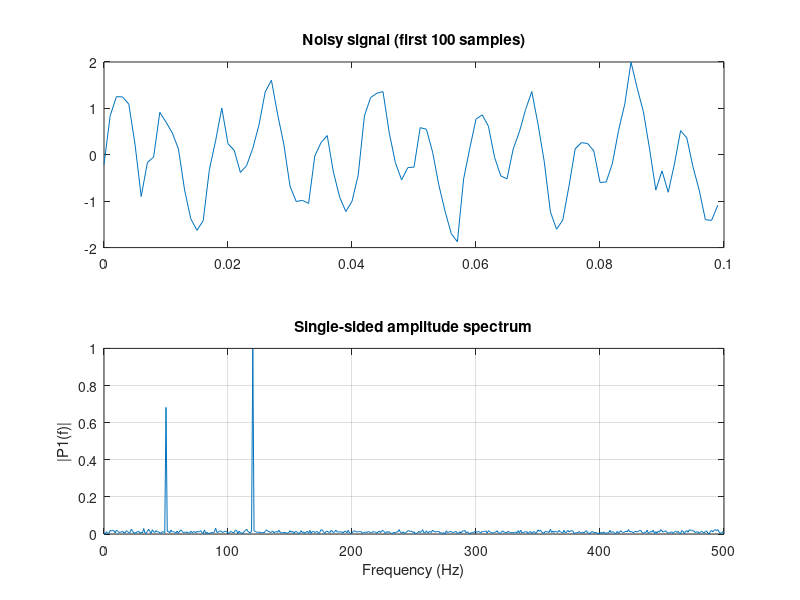

MATLAB code to generate this figure:
%% fft_demo.m — FFT 频谱分析
fs = 1000;                    % 采样率
t = 0 : 1/fs : 1 - 1/fs;       % 1 秒
signal = 0.7 * sin(2 * pi * 50 * t) + sin(2 * pi * 120 * t);
noisy = signal + 0.2 * randn(size(t));

Y = fft(noisy);
P = abs(Y / length(noisy));
P = P(1 : floor(length(P) / 2) + 1);
P(2:end-1) = 2 * P(2:end-1);
f = fs * (0 : (length(P) - 1)) / length(noisy);

[peak_val, peak_idx] = max(P(2:end));
fprintf('peak at %.1f Hz (power %.3f)\n', f(peak_idx + 1), peak_val);

figure;
subplot(2, 1, 1);
plot(t(1:100), noisy(1:100));
title('Noisy signal (first 100 samples)');

subplot(2, 1, 2);
plot(f, P);
title('Single-sided amplitude spectrum');
xlabel('Frequency (Hz)');
ylabel('|P1(f)|');
grid on;
